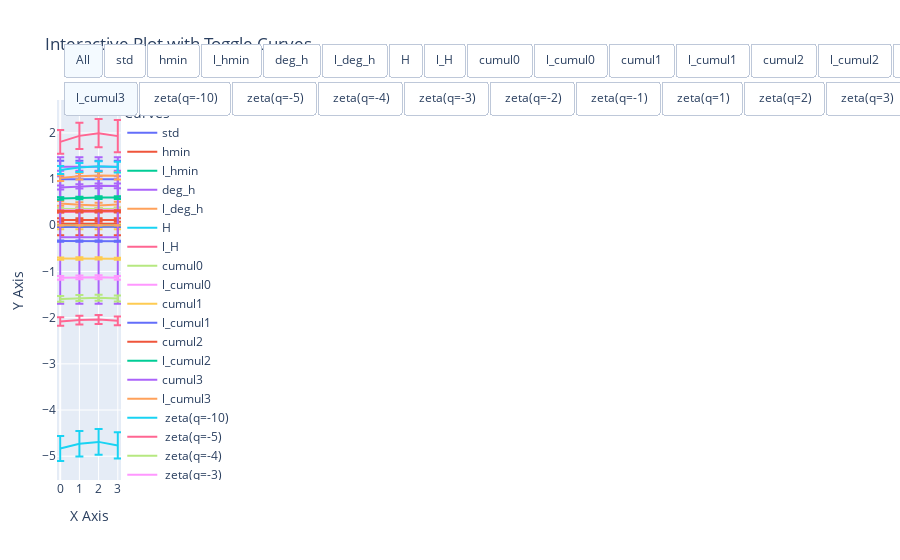

Here is the notebook cell this chart was saved with:
### Code cell
dyn_plot(signals_mean, signals_std, label=list(columns), x=list(range(len(p_exps))))

### Figure 1 — Plotly figure (JSON) as saved in the notebook; plotly's stock layout.template omitted (floating-point values rounded to 4 significant figures)
{"data": [{"error_y": {"array": [0.3977, 0.3977, 0.3977, 0.3977], "type": "data", "visible": true}, "mode": "lines", "name": "std", "type": "scatter", "x": [0, 1, 2, 3], "y": [0.9993, 0.9993, 0.9993, 0.9993]}, {"error_y": {"array": [0.03734, 0.03734, 0.03734, 0.03734], "type": "data", "visible": true}, "mode": "lines", "name": "hmin", "type": "scatter", "x": [0, 1, 2, 3], "y": [0.1141, 0.1141, 0.1141, 0.1141]}, {"error_y": {"array": [null, null, null, null], "type": "data", "visible": true}, "mode": "lines", "name": "l_hmin", "type": "scatter", "x": [0, 1, 2, 3], "y": [null, null, null, null]}, {"error_y": {"array": [0.207, 0.207, 0.207, 0.207], "type": "data", "visible": true}, "mode": "lines", "name": "deg_h", "type": "scatter", "x": [0, 1, 2, 3], "y": [1.266, 1.266, 1.266, 1.266]}, {"error_y": {"array": [0.05078, 0.0532, 0.05494, 0.06215], "type": "data", "visible": true}, "mode": "lines", "name": "l_deg_h", "type": "scatter", "x": [0, 1, 2, 3], "y": [0.4736, 0.443, 0.4309, 0.4489]}, {"error_y": {"array": [0.01853, 0.01853, 0.01853, 0.01853], "type": "data", "visible": true}, "mode": "lines", "name": "H", "type": "scatter", "x": [0, 1, 2, 3], "y": [0.3218, 0.3218, 0.3218, 0.3218]}, {"error_y": {"array": [0.01323, 0.01394, 0.01473, 0.0143], "type": "data", "visible": true}, "mode": "lines", "name": "l_H", "type": "scatter", "x": [0, 1, 2, 3], "y": [0.2895, 0.2959, 0.2994, 0.2996]}, {"error_y": {"array": [0.02188, 0.02188, 0.02188, 0.02188], "type": "data", "visible": true}, "mode": "lines", "name": "cumul0", "type": "scatter", "x": [0, 1, 2, 3], "y": [0.3512, 0.3512, 0.3512, 0.3512]}, {"error_y": {"array": [0.01223, 0.01206, 0.01222, 0.01125], "type": "data", "visible": true}, "mode": "lines", "name": "l_cumul0", "type": "scatter", "x": [0, 1, 2, 3], "y": [0.3245, 0.3272, 0.3286, 0.3304]}, {"error_y": {"array": [0.05244, 0.05244, 0.05244, 0.05244], "type": "data", "visible": true}, "mode": "lines", "name": "cumul1", "type": "scatter", "x": [0, 1, 2, 3], "y": [-0.03191, -0.03191, -0.03191, -0.03191]}, {"error_y": {"array": [0.003964, 0.004866, 0.00555, 0.006316], "type": "data", "visible": true}, "mode": "lines", "name": "l_cumul1", "type": "scatter", "x": [0, 1, 2, 3], "y": [-0.03553, -0.03166, -0.02957, -0.03108]}, {"error_y": {"array": [0.2444, 0.2444, 0.2444, 0.2444], "type": "data", "visible": true}, "mode": "lines", "name": "cumul2", "type": "scatter", "x": [0, 1, 2, 3], "y": [0.03105, 0.03105, 0.03105, 0.03105]}, {"error_y": {"array": [0.002715, 0.003174, 0.003628, 0.00423], "type": "data", "visible": true}, "mode": "lines", "name": "l_cumul2", "type": "scatter", "x": [0, 1, 2, 3], "y": [0.0009547, 0.0009366, 0.001079, 0.001126]}, {"error_y": {"array": [1.44, 1.44, 1.44, 1.44], "type": "data", "visible": true}, "mode": "lines", "name": "cumul3", "type": "scatter", "x": [0, 1, 2, 3], "y": [-0.258, -0.258, -0.258, -0.258]}, {"error_y": {"array": [0.00221, 0.00249, 0.002813, 0.003247], "type": "data", "visible": true}, "mode": "lines", "name": "l_cumul3", "type": "scatter", "x": [0, 1, 2, 3], "y": [-0.0003725, -0.0005992, -0.0008278, -0.00096]}, {"error_y": {"array": [0.2702, 0.2751, 0.2804, 0.285], "type": "data", "visible": true}, "mode": "lines", "name": " zeta(q=-10)", "type": "scatter", "x": [0, 1, 2, 3], "y": [-4.833, -4.73, -4.69, -4.766]}, {"error_y": {"array": [0.0924, 0.0932, 0.09533, 0.09627], "type": "data", "visible": true}, "mode": "lines", "name": " zeta(q=-5)", "type": "scatter", "x": [0, 1, 2, 3], "y": [-2.084, -2.053, -2.04, -2.069]}, {"error_y": {"array": [0.06379, 0.06383, 0.06516, 0.06502], "type": "data", "visible": true}, "mode": "lines", "name": " zeta(q=-4)", "type": "scatter", "x": [0, 1, 2, 3], "y": [-1.593, -1.575, -1.567, -1.587]}, {"error_y": {"array": [0.04165, 0.04106, 0.04168, 0.04074], "type": "data", "visible": true}, "mode": "lines", "name": " zeta(q=-3)", "type": "scatter", "x": [0, 1, 2, 3], "y": [-1.138, -1.13, -1.126, -1.138]}, {"error_y": {"array": [0.02529, 0.02457, 0.02476, 0.02352], "type": "data", "visible": true}, "mode": "lines", "name": " zeta(q=-2)", "type": "scatter", "x": [0, 1, 2, 3], "y": [-0.7215, -0.7192, -0.7182, -0.7249]}, {"error_y": {"array": [0.01219, 0.01182, 0.01188, 0.01101], "type": "data", "visible": true}, "mode": "lines", "name": " zeta(q=-1)", "type": "scatter", "x": [0, 1, 2, 3], "y": [-0.3424, -0.3432, -0.3436, -0.3461]}, {"error_y": {"array": [0.01259, 0.01279, 0.0132, 0.01236], "type": "data", "visible": true}, "mode": "lines", "name": " zeta(q=1)", "type": "scatter", "x": [0, 1, 2, 3], "y": [0.3068, 0.3115, 0.314, 0.315]}, {"error_y": {"array": [0.02646, 0.02787, 0.02946, 0.0286], "type": "data", "visible": true}, "mode": "lines", "name": " zeta(q=2)", "type": "scatter", "x": [0, 1, 2, 3], "y": [0.5789, 0.5918, 0.5989, 0.5993]}, {"error_y": {"array": [0.04262, 0.04642, 0.05014, 0.05062], "type": "data", "visible": true}, "mode": "lines", "name": " zeta(q=3)", "type": "scatter", "x": [0, 1, 2, 3], "y": [0.8169, 0.8412, 0.8543, 0.8521]}, {"error_y": {"array": [0.06258, 0.06963, 0.07616, 0.07933], "type": "data", "visible": true}, "mode": "lines", "name": " zeta(q=4)", "type": "scatter", "x": [0, 1, 2, 3], "y": [1.022, 1.06, 1.08, 1.072]}, {"error_y": {"array": [0.08766, 0.09833, 0.1079, 0.1152], "type": "data", "visible": true}, "mode": "lines", "name": " zeta(q=5)", "type": "scatter", "x": [0, 1, 2, 3], "y": [1.197, 1.249, 1.276, 1.26]}, {"error_y": {"array": [0.2587, 0.2853, 0.3071, 0.3478], "type": "data", "visible": true}, "mode": "lines", "name": " zeta(q=10)", "type": "scatter", "x": [0, 1, 2, 3], "y": [1.806, 1.936, 1.994, 1.93]}], "layout": {"legend": {"title": {"text": "Curves"}}, "title": {"text": "Interactive Plot with Toggle Curves"}, "updatemenus": [{"buttons": [{"args": [{"visible": [true, true, true, true, true, true, true, true, true, true, true, true, true, true, true, true, true, true, true, true, true, true, true, true, true, true, true]}], "label": "All", "method": "update"}, {"args": [{"visible": [true, false, false, false, false, false, false, false, false, false, false, false, false, false, false, false, false, false, false, false, false, false, false, false, false, false, false]}], "label": "std", "method": "update"}, {"args": [{"visible": [false, true, false, false, false, false, false, false, false, false, false, false, false, false, false, false, false, false, false, false, false, false, false, false, false, false, false]}], "label": "hmin", "method": "update"}, {"args": [{"visible": [false, false, true, false, false, false, false, false, false, false, false, false, false, false, false, false, false, false, false, false, false, false, false, false, false, false, false]}], "label": "l_hmin", "method": "update"}, {"args": [{"visible": [false, false, false, true, false, false, false, false, false, false, false, false, false, false, false, false, false, false, false, false, false, false, false, false, false, false, false]}], "label": "deg_h", "method": "update"}, {"args": [{"visible": [false, false, false, false, true, false, false, false, false, false, false, false, false, false, false, false, false, false, false, false, false, false, false, false, false, false, false]}], "label": "l_deg_h", "method": "update"}, {"args": [{"visible": [false, false, false, false, false, true, false, false, false, false, false, false, false, false, false, false, false, false, false, false, false, false, false, false, false, false, false]}], "label": "H", "method": "update"}, {"args": [{"visible": [false, false, false, false, false, false, true, false, false, false, false, false, false, false, false, false, false, false, false, false, false, false, false, false, false, false, false]}], "label": "l_H", "method": "update"}, {"args": [{"visible": [false, false, false, false, false, false, false, true, false, false, false, false, false, false, false, false, false, false, false, false, false, false, false, false, false, false, false]}], "label": "cumul0", "method": "update"}, {"args": [{"visible": [false, false, false, false, false, false, false, false, true, false, false, false, false, false, false, false, false, false, false, false, false, false, false, false, false, false, false]}], "label": "l_cumul0", "method": "update"}, {"args": [{"visible": [false, false, false, false, false, false, false, false, false, true, false, false, false, false, false, false, false, false, false, false, false, false, false, false, false, false, false]}], "label": "cumul1", "method": "update"}, {"args": [{"visible": [false, false, false, false, false, false, false, false, false, false, true, false, false, false, false, false, false, false, false, false, false, false, false, false, false, false, false]}], "label": "l_cumul1", "method": "update"}, {"args": [{"visible": [false, false, false, false, false, false, false, false, false, false, false, true, false, false, false, false, false, false, false, false, false, false, false, false, false, false, false]}], "label": "cumul2", "method": "update"}, {"args": [{"visible": [false, false, false, false, false, false, false, false, false, false, false, false, true, false, false, false, false, false, false, false, false, false, false, false, false, false, false]}], "label": "l_cumul2", "method": "update"}, {"args": [{"visible": [false, false, false, false, false, false, false, false, false, false, false, false, false, true, false, false, false, false, false, false, false, false, false, false, false, false, false]}], "label": "cumul3", "method": "update"}], "direction": "right", "type": "buttons", "x": 0.1, "xanchor": "left", "y": 1.15, "yanchor": "top"}, {"buttons": [{"args": [{"visible": [false, false, false, false, false, false, false, false, false, false, false, false, false, false, true, false, false, false, false, false, false, false, false, false, false, false, false]}], "label": "l_cumul3", "method": "update"}, {"args": [{"visible": [false, false, false, false, false, false, false, false, false, false, false, false, false, false, false, true, false, false, false, false, false, false, false, false, false, false, false]}], "label": " zeta(q=-10)", "method": "update"}, {"args": [{"visible": [false, false, false, false, false, false, false, false, false, false, false, false, false, false, false, false, true, false, false, false, false, false, false, false, false, false, false]}], "label": " zeta(q=-5)", "method": "update"}, {"args": [{"visible": [false, false, false, false, false, false, false, false, false, false, false, false, false, false, false, false, false, true, false, false, false, false, false, false, false, false, false]}], "label": " zeta(q=-4)", "method": "update"}, {"args": [{"visible": [false, false, false, false, false, false, false, false, false, false, false, false, false, false, false, false, false, false, true, false, false, false, false, false, false, false, false]}], "label": " zeta(q=-3)", "method": "update"}, {"args": [{"visible": [false, false, false, false, false, false, false, false, false, false, false, false, false, false, false, false, false, false, false, true, false, false, false, false, false, false, false]}], "label": " zeta(q=-2)", "method": "update"}, {"args": [{"visible": [false, false, false, false, false, false, false, false, false, false, false, false, false, false, false, false, false, false, false, false, true, false, false, false, false, false, false]}], "label": " zeta(q=-1)", "method": "update"}, {"args": [{"visible": [false, false, false, false, false, false, false, false, false, false, false, false, false, false, false, false, false, false, false, false, false, true, false, false, false, false, false]}], "label": " zeta(q=1)", "method": "update"}, {"args": [{"visible": [false, false, false, false, false, false, false, false, false, false, false, false, false, false, false, false, false, false, false, false, false, false, true, false, false, false, false]}], "label": " zeta(q=2)", "method": "update"}, {"args": [{"visible": [false, false, false, false, false, false, false, false, false, false, false, false, false, false, false, false, false, false, false, false, false, false, false, true, false, false, false]}], "label": " zeta(q=3)", "method": "update"}, {"args": [{"visible": [false, false, false, false, false, false, false, false, false, false, false, false, false, false, false, false, false, false, false, false, false, false, false, false, true, false, false]}], "label": " zeta(q=4)", "method": "update"}, {"args": [{"visible": [false, false, false, false, false, false, false, false, false, false, false, false, false, false, false, false, false, false, false, false, false, false, false, false, false, true, false]}], "label": " zeta(q=5)", "method": "update"}, {"args": [{"visible": [false, false, false, false, false, false, false, false, false, false, false, false, false, false, false, false, false, false, false, false, false, false, false, false, false, false, true]}], "label": " zeta(q=10)", "method": "update"}, {"args": [{"visible": [false, false, false, false, false, false, false, false, false, false, false, false, false, false, false, false, false, false, false, false, false, false, false, false, false, false, false]}], "label": "None", "method": "update"}], "direction": "right", "type": "buttons", "x": 0.1, "xanchor": "left", "y": 1.05, "yanchor": "top"}], "xaxis": {"title": {"text": "X Axis"}}, "yaxis": {"title": {"text": "Y Axis"}}}}
